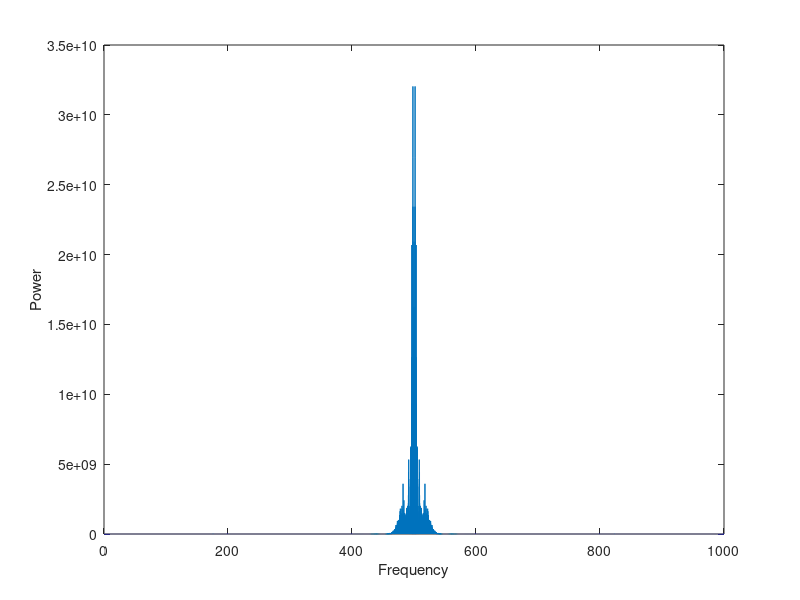

Write MATLAB code to recreate this figure. (Note: this script raises an error after producing the figure.)
% Script used to the basic anaylis of ECG signal


clear all
close all
clc




%% Loading data
load('HealthyECG.mat')
nbSamples = length(x);
time = (0:nbSamples-1) / Fs;

%% Spectral analysis
fft_ecg = fftshift(fft(x));
f = (0:nbSamples-1)*(Fs/nbSamples);     % frequency range
power = abs(fft_ecg).^2/nbSamples;    % power of the DFT

plot(f,power)
xlabel('Frequency')
ylabel('Power')

%% Spectrogram
noverlap = 500;
spectrogram(x, hanning(2024),noverlap,[], Fs)
